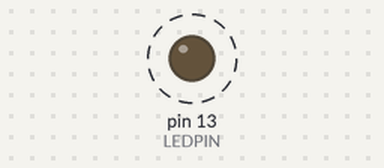
A sketch run on a simulated Arduino Uno, built with avr-gcc and run on an emulated ATmega328P. Shown: output pins drawn as LEDs (lit = HIGH). Dashed ring = blinking. What the sketch prints to the serial monitor is not drawn.

Above: at 0.07 s.
Timing chart, 0 to 3.0 s (numbered marks = the images above):
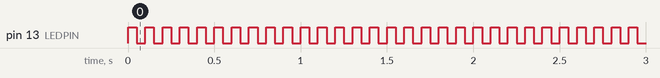

The sketch:

interrupts.ino
```cpp
#include <stdint.h>

#define LEDPIN 13

static bool output;
unsigned int reload = 0xC35;
// https://microcontrollerslab.com/arduino-timer-interrupts-tutorial/
ISR(TIMER1_COMPA_vect){
  if (output) {
    digitalWrite(LEDPIN, LOW);
  } else {
    digitalWrite(LEDPIN, HIGH);
  }
  output = !output;
  //Serial.println(output);
}

void setup() {
    Serial.begin(9600);
    pinMode(LEDPIN, OUTPUT);
    digitalWrite(LEDPIN, LOW);
    output = false;
    TCCR1A = 0;
    TCCR1B = 0;
    OCR1A = reload;
    TCCR1B = (1<<WGM12) | (1<<CS12);
    TIMSK1 = (1<<OCIE1A);
    Serial.println("TIMER1 Setup Finished.");
}

void loop() {
    while(1) {
      Serial.println(output);
    }
}
```

Measured:
- by itself, pin 13 (LEDPIN): alternates HIGH for 0.05 s and LOW for 0.05 s
